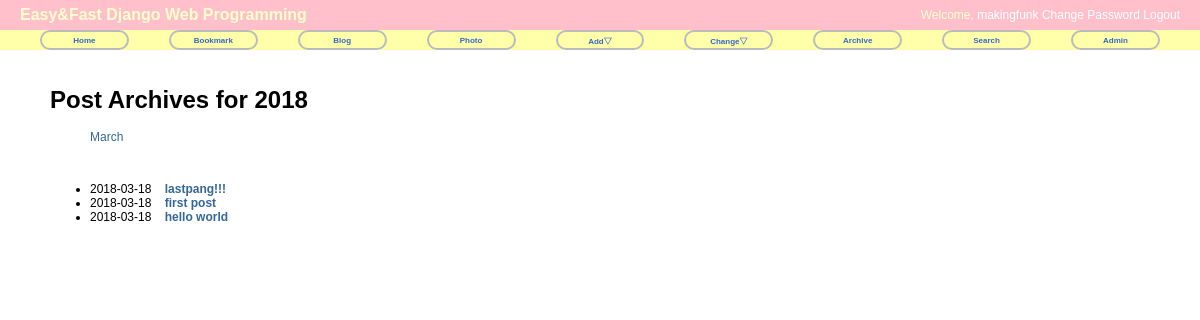
The page /blog/2018/ on the database its author committed.
### blog/models.py (models this page shows, shortened)
@python_2_unicode_compatible
class Post(models.Model):
    title = models.CharField('TITLE',max_length=50)
    slug = models.SlugField('SLUG',unique=True,allow_unicode=True,help_text='one word for title alias')
    description = models.CharField('DESCRIPTION',max_length=100,blank=True,help_text='simple description text.')
    content = models.TextField('CONTENT')
    create_date = models.DateTimeField('Create Date',auto_now_add=True)
    modify_date = models.DateTimeField('Modify Date',auto_now=True)
    class Meta:
        verbose_name = 'post'
        verbose_name_plural = 'posts'
        db_table = 'my_post'
        ordering = ('-modify_date',)
    def get_absolute_url(self):
        return reverse('blog:post_detail',args=(self.slug,))

### blog/views.py (the view)
# urls.py: url(r'^(?P<year>\d{4})/$',PostYAV.as_view(),name='post_year_archive'),
class PostYAV(YearArchiveView):
    model = Post
    date_field = 'modify_date'
    make_object_list = True

### blog/templates/blog/post_archive_year.html (shortened to what this page needs)
{% extends "base.html" %}
{% block content %}
<div id="content">
<h1>Post Archives for {{ year|date:"Y" }}</h1>
<ul>
    {% for date in date_list %}
    <li style="display: inline;">
        <a href="{% url 'blog:post_month_archive' year|date:'Y' date|date:'b' %}">{{ date|date:"F" }}</a></li>
    {% endfor %}
</ul>
<br/>
<div>
    <ul>
        {% for post in object_list %}
        <li>{{ post.modify_date|date:"Y-m-d" }}&nbsp;&nbsp;&nbsp;
        <a href="{{ post.get_absolute_url }}"><strong>{{ post.title }}</strong></a></li>
        {% endfor %}
    </ul>
</div>
</div>
{% endblock %}

### static/css/base.css (style rules this page uses)
body { font-family: "Lucida Grande", Verdana, Arial, sans-serif; font-size: 12px; }
div#content { position: absolute; top: 70px; left: 50px; right: 50px; }
a:link, a:visited { color: #369; text-decoration: none; }

### rows shown on the page
Post: modify_date "2018-03-18", title "lastpang!!!"
Post: modify_date "2018-03-18", title "first post"
Post: modify_date "2018-03-18", title "hello world"

### other values the page prints
{{ year|date:"Y" }} "2018"
{{ date|date:"F" }} "March"
